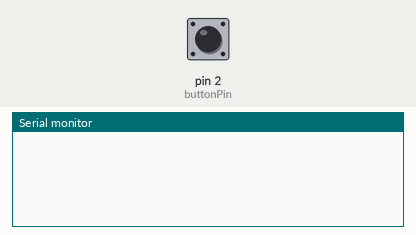
A sketch run on a simulated Arduino Uno, built with avr-gcc and run on an emulated ATmega328P. Shown: the last lines printed to the serial monitor. The test bench sets the inputs (shaded band); at power-on: pin 2 (buttonPin) LOW. No radio packets arrive unless stated.

Above: at 1.2 s.
1.3 s: pin 2 (buttonPin) pulled HIGH for 0.15 s
At 2.2 s:
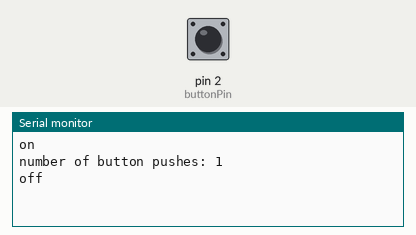
2.9 s: pin 2 (buttonPin) pulled HIGH for 1 s
At 3.7 s:
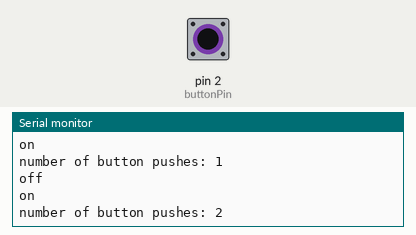
5.4 s: pin 2 (buttonPin) pulled HIGH for 0.15 s
At 6.6 s:
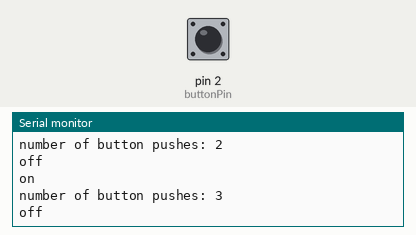

The sketch:

RGB_CLOCK_TRANSMITTER.ino
```cpp
//LIBRARIES
#include <SPI.h>
#include <nRF24L01.h>
#include <RF24.h>

//PIN/VARIABLES
const byte address[6] = "00001";
const int  buttonPin = 2;
int buttonPushCounter = 0;
int buttonState = 0;
int lastButtonState = 0;

//nRF24L01 SETUP
RF24 radio(9, 10); // CE, CSN

//MAIN SETUP
void setup()
{
  //PINMODE SETUP (BUTTON)
  pinMode(buttonPin, INPUT);

  //nRF24L01 SETUP (BROADCASTER FOR RECEIVER)
  radio.begin();
  radio.openWritingPipe(address);
  radio.setPALevel(RF24_PA_MIN);
  radio.stopListening();
}

//MAIN LOOP
void loop()
{
  //SERIAL MONITOR (BEGIN @ 9600 BAUD)
  Serial.begin(9600);

  //READ buttonState FROM buttonPin
  buttonState = digitalRead(buttonPin);

  //BUTTON ON/OFF TOGGLE
  if (buttonState != lastButtonState)
  {
    if (buttonState == HIGH)
    {
      buttonPushCounter++;
      Serial.println("on");
      Serial.print("number of button pushes: ");
      Serial.println(buttonPushCounter);
    }
    else
    {
      Serial.println("off");
    }
    delay(50);
  }
  lastButtonState = buttonState;

  //SEND DATA TO RECEIVER
  radio.write(&buttonState, sizeof(buttonState));
  delay(50);
}
```

Measured:
- after the input at 1.3 s, the serial monitor: prints a new line after 0.05 s (image 1)
- after the input at 2.9 s, the serial monitor: prints a new line after 0.05 s (image 2)
- after the input at 5.4 s, the serial monitor: prints a new line at once (image 3)
